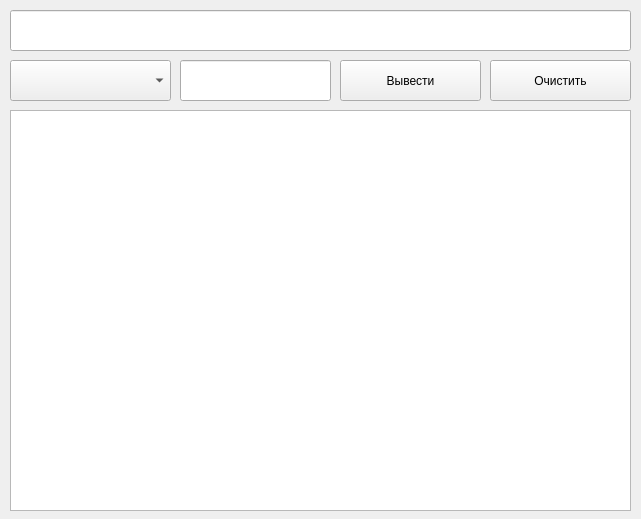
<?xml version="1.0" encoding="UTF-8"?>
<ui version="4.0">
 <class>Form</class>
 <widget class="QWidget" name="Form">
  <property name="geometry">
   <rect>
    <x>0</x>
    <y>0</y>
    <width>641</width>
    <height>519</height>
   </rect>
  </property>
  <property name="windowTitle">
   <string>Form</string>
  </property>
  <widget class="QLineEdit" name="lineEdit">
   <property name="geometry">
    <rect>
     <x>10</x>
     <y>10</y>
     <width>621</width>
     <height>41</height>
    </rect>
   </property>
  </widget>
  <widget class="QComboBox" name="comboBox">
   <property name="geometry">
    <rect>
     <x>10</x>
     <y>60</y>
     <width>161</width>
     <height>41</height>
    </rect>
   </property>
  </widget>
  <widget class="QLineEdit" name="lineEdit_2">
   <property name="geometry">
    <rect>
     <x>180</x>
     <y>60</y>
     <width>151</width>
     <height>41</height>
    </rect>
   </property>
  </widget>
  <widget class="QPushButton" name="pushButton">
   <property name="geometry">
    <rect>
     <x>340</x>
     <y>60</y>
     <width>141</width>
     <height>41</height>
    </rect>
   </property>
   <property name="text">
    <string>Вывести</string>
   </property>
  </widget>
  <widget class="QPushButton" name="pushButton_2">
   <property name="geometry">
    <rect>
     <x>490</x>
     <y>60</y>
     <width>141</width>
     <height>41</height>
    </rect>
   </property>
   <property name="text">
    <string>Очистить</string>
   </property>
  </widget>
  <widget class="QTextBrowser" name="textBrowser">
   <property name="geometry">
    <rect>
     <x>10</x>
     <y>110</y>
     <width>621</width>
     <height>401</height>
    </rect>
   </property>
  </widget>
 </widget>
 <resources/>
 <connections/>
</ui>
